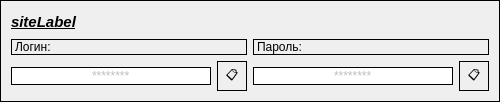
<?xml version="1.0" encoding="UTF-8"?>
<ui version="4.0">
 <class>recordWiget</class>
 <widget class="QWidget" name="recordWiget">
  <property name="geometry">
   <rect>
    <x>0</x>
    <y>0</y>
    <width>500</width>
    <height>102</height>
   </rect>
  </property>
  <property name="windowTitle">
   <string>Form</string>
  </property>
  <property name="styleSheet">
   <string notr="true">border: 1px solid black;</string>
  </property>
  <layout class="QGridLayout" name="gridLayout">
   <item row="0" column="0">
    <widget class="QLabel" name="siteLabel">
     <property name="font">
      <font>
       <pointsize>11</pointsize>
       <italic>true</italic>
       <bold>true</bold>
       <underline>true</underline>
      </font>
     </property>
     <property name="styleSheet">
      <string notr="true">border: none;</string>
     </property>
     <property name="text">
      <string>siteLabel</string>
     </property>
    </widget>
   </item>
   <item row="1" column="0">
    <layout class="QVBoxLayout" name="verticalLayout">
     <item>
      <widget class="QLabel" name="label_2">
       <property name="text">
        <string>Логин:</string>
       </property>
      </widget>
     </item>
     <item>
      <layout class="QHBoxLayout" name="horizontalLayout">
       <item>
        <widget class="QLineEdit" name="lineEdit">
         <property name="enabled">
          <bool>false</bool>
         </property>
         <property name="minimumSize">
          <size>
           <width>30</width>
           <height>0</height>
          </size>
         </property>
         <property name="text">
          <string>********</string>
         </property>
         <property name="alignment">
          <set>Qt::AlignCenter</set>
         </property>
        </widget>
       </item>
       <item>
        <widget class="QPushButton" name="copyLogin">
         <property name="minimumSize">
          <size>
           <width>30</width>
           <height>30</height>
          </size>
         </property>
         <property name="maximumSize">
          <size>
           <width>30</width>
           <height>30</height>
          </size>
         </property>
         <property name="styleSheet">
          <string notr="true"/>
         </property>
         <property name="text">
          <string>📋</string>
         </property>
        </widget>
       </item>
      </layout>
     </item>
    </layout>
   </item>
   <item row="1" column="1">
    <layout class="QVBoxLayout" name="verticalLayout_2">
     <item>
      <widget class="QLabel" name="label_3">
       <property name="text">
        <string>Пароль:</string>
       </property>
      </widget>
     </item>
     <item>
      <layout class="QHBoxLayout" name="horizontalLayout_2">
       <item>
        <widget class="QLineEdit" name="lineEdit_2">
         <property name="enabled">
          <bool>false</bool>
         </property>
         <property name="minimumSize">
          <size>
           <width>30</width>
           <height>0</height>
          </size>
         </property>
         <property name="text">
          <string>********</string>
         </property>
         <property name="alignment">
          <set>Qt::AlignCenter</set>
         </property>
        </widget>
       </item>
       <item>
        <widget class="QPushButton" name="copyPass">
         <property name="minimumSize">
          <size>
           <width>30</width>
           <height>30</height>
          </size>
         </property>
         <property name="maximumSize">
          <size>
           <width>30</width>
           <height>30</height>
          </size>
         </property>
         <property name="text">
          <string>📋</string>
         </property>
        </widget>
       </item>
      </layout>
     </item>
    </layout>
   </item>
  </layout>
 </widget>
 <resources/>
 <connections/>
</ui>
